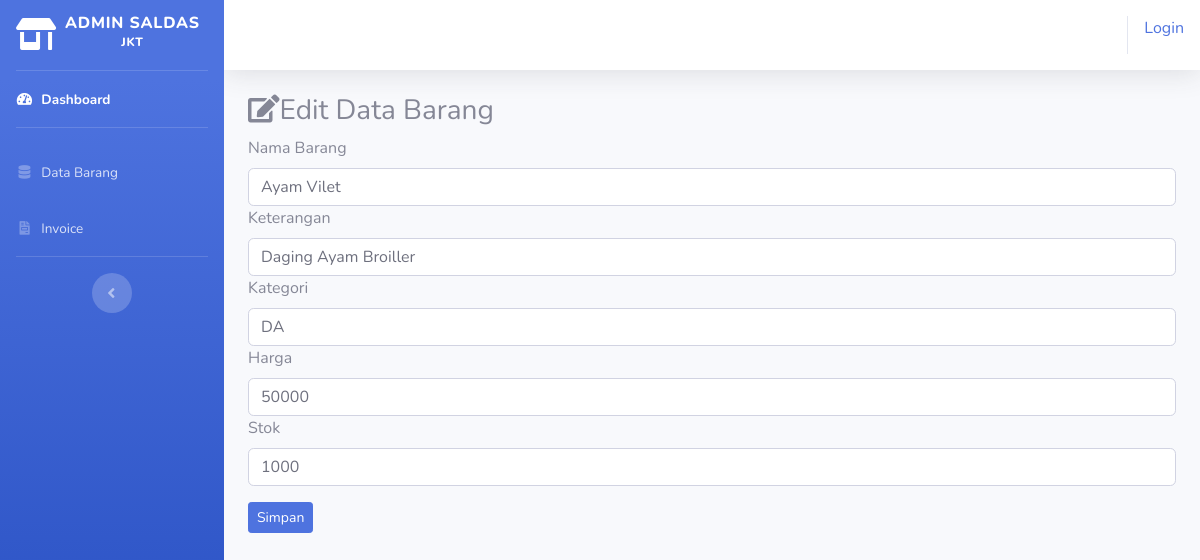
Page /index.php/admin/data_barang/edit/4 on the committed database.
### tables this page shows
CREATE TABLE `tb_barang` (
  `id_brg` int(11) NOT NULL,
  `nama_brg` varchar(120) NOT NULL,
  `keterangan` varchar(225) NOT NULL,
  `kategori` varchar(60) NOT NULL,
  `harga` int(11) NOT NULL,
  `stok` int(6) NOT NULL,
  `gambar` text NOT NULL
);

### application/controllers/admin/data_barang.php (called while the page is built, shortened)
<?php
class data_barang extends CI_Controller{
    public function edit($id)
    {
        $where = array('id_brg' =>$id);
        $data['barang'] = $this->model_barang->edit_barang($where, 'tb_barang')->result();
        $this->load->view('templates_admin/header');
        $this->load->view('templates_admin/sidebar');
        $this->load->view('admin/edit_barang', $data);
        $this->load->view('templates_admin/footer');
    }
}

### index.php (called while the page is built, shortened)
<?php
require_once BASEPATH.'core/CodeIgniter.php';

### application/models/model_barang.php (called while the page is built, shortened)
<?php
class model_barang extends CI_model {
    public function edit_barang($where,$table){
        return $this->db->get_where($table,$where);
    }
}

### application/views/admin/edit_barang.php (the view, shortened to what this page needs)
<div class="container-fluid">
<h3><i class="fas fa-edit"></i>Edit Data Barang</h3>
<?php foreach($barang as $brg) : ?>
    <form method="post" action="<?php echo base_url(). 'admin/data_barang/update' ?>">
    <div class="for-group">
        <label>Nama Barang</label>
        <input type="text" name="nama_brg" class="form-control"
        value="<?php echo $brg->nama_brg ?>">
    </div>
    <div class="for-group">
        <label>Keterangan</label>
        <input type="text" name="keterangan" class="form-control"
        value="<?php echo $brg->keterangan ?>">
    </div>
    <div class="for-group">
        <label>Kategori</label>
        <input type="text" name="kategori" class="form-control"
        value="<?php echo $brg->kategori ?>">
    </div>
    <div class="for-group">
        <label>Harga</label>
        <input type="text" name="harga" class="form-control"
        value="<?php echo $brg->harga ?>">
    </div>
    <div class="for-group">
        <label>Stok</label>
        <input type="text" name="stok" class="form-control"
        value="<?php echo $brg->stok ?>">
    </div>
    <button type="submit" class="btn btn-primary btn-sm mt-3"> Simpan</button>
    </form>
    <?php endforeach;   ?>
</div>

### rows in the picture
tb_barang: nama_brg "Ayam Vilet", keterangan "Daging Ayam Broiller", kategori "DA", harga "50000", stok "1000"

### other values in the picture
anchor ('auth/login', 'Login') "Login"
